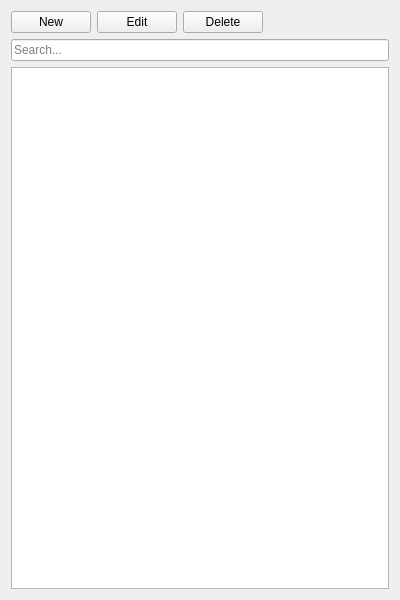
<?xml version="1.0" encoding="UTF-8"?>
<ui version="4.0">
 <class>DockBusstops</class>
 <widget class="QWidget" name="DockBusstops">
  <property name="geometry">
   <rect>
    <x>0</x>
    <y>0</y>
    <width>400</width>
    <height>600</height>
   </rect>
  </property>
  <property name="windowTitle">
   <string>Form</string>
  </property>
  <layout class="QVBoxLayout" name="verticalLayout">
   <item>
    <layout class="QHBoxLayout" name="hlButtonBar">
     <item>
      <widget class="QPushButton" name="tbNew">
       <property name="text">
        <string>New</string>
       </property>
      </widget>
     </item>
     <item>
      <widget class="QPushButton" name="tbEdit">
       <property name="text">
        <string>Edit</string>
       </property>
      </widget>
     </item>
     <item>
      <widget class="QPushButton" name="tbDelete">
       <property name="text">
        <string>Delete</string>
       </property>
      </widget>
     </item>
     <item>
      <spacer name="horizontalSpacer">
       <property name="orientation">
        <enum>Qt::Orientation::Horizontal</enum>
       </property>
       <property name="sizeHint" stdset="0">
        <size>
         <width>40</width>
         <height>20</height>
        </size>
       </property>
      </spacer>
     </item>
    </layout>
   </item>
   <item>
    <widget class="QLineEdit" name="leSearch">
     <property name="placeholderText">
      <string>Search...</string>
     </property>
     <property name="clearButtonEnabled">
      <bool>true</bool>
     </property>
    </widget>
   </item>
   <item>
    <widget class="QTableView" name="twBusstops">
     <property name="selectionBehavior">
      <enum>QAbstractItemView::SelectionBehavior::SelectRows</enum>
     </property>
     <property name="sortingEnabled">
      <bool>true</bool>
     </property>
     <attribute name="verticalHeaderVisible">
      <bool>false</bool>
     </attribute>
     <attribute name="verticalHeaderMinimumSectionSize">
      <number>20</number>
     </attribute>
     <attribute name="verticalHeaderDefaultSectionSize">
      <number>20</number>
     </attribute>
    </widget>
   </item>
  </layout>
 </widget>
 <resources/>
 <connections/>
</ui>
